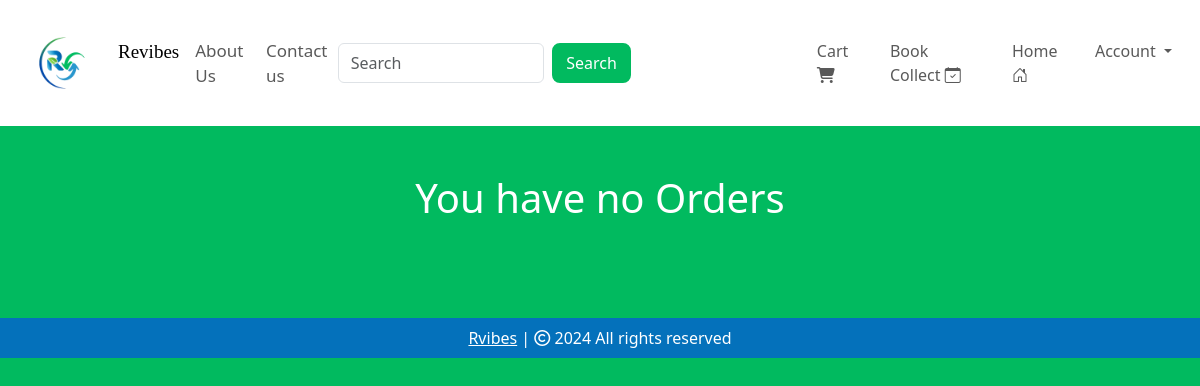
The app's page /orders (signed in), older data.
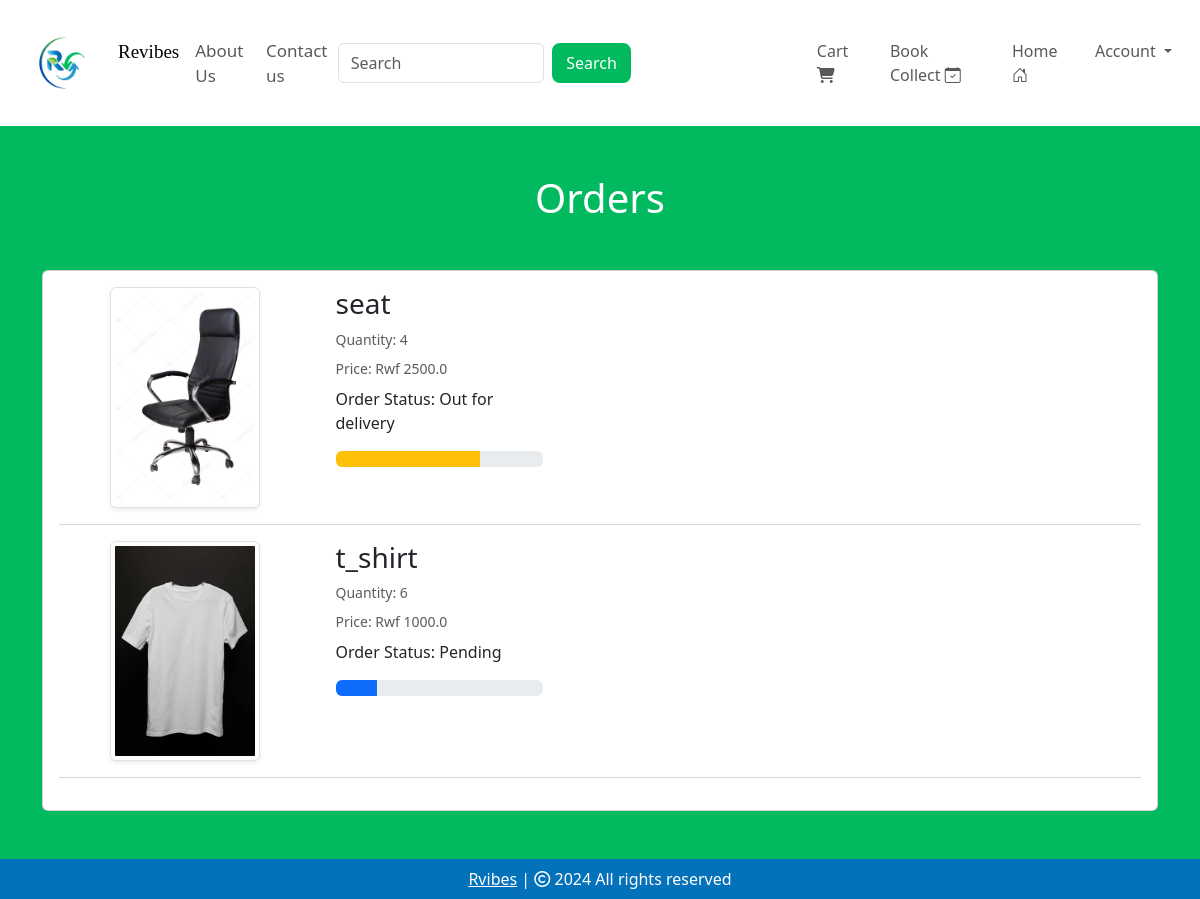
The same page, newer data.
### website/models.py (models this page shows, shortened)
class Order(db.Model):
    id = db.Column(db.Integer, primary_key=True)
    quantity = db.Column(db.Integer, nullable=False)
    price = db.Column(db.Float, nullable=False)
    status = db.Column(db.String(100), nullable=False)
    customer_link = db.Column(db.Integer, db.ForeignKey('customer.id'), nullable=False)
    product_link = db.Column(db.Integer, db.ForeignKey('product.id'), nullable=False)
    customer = db.relationship('Customer', backref='orders')

class Product(db.Model):
    id= db.Column(db.Integer, primary_key=True)
    product_name = db.Column(db.String(100), nullable=False)
    current_price = db.Column(db.Float, nullable=False)
    previous_price = db.Column(db.Float, nullable=False)
    in_stock = db.Column(db.Integer, nullable=False)
    product_picture = db.Column(db.String(1000), nullable=False)
    flash_sale = db.Column(db.Boolean, default=False)
    date_added = db.Column(db.DateTime, default=datetime.utcnow)
    carts = db.relationship('Cart', backref=db.backref('product', lazy=True))
    orders = db.relationship('Order', backref=db.backref('product', lazy=True))

### website/views.py (the view)
@views.route('/orders')
@login_required
def order():
    orders = Order.query.filter_by(customer_link=current_user.id).all()
    return render_template('orders.html', orders=orders)

### website/__init__.py (called while the page is built)
def create_app():
    app = Flask(__name__)
    app.config['SECRET_KEY'] = 'vdgdggehddjjdjdn'
    app.config['SQLALCHEMY_DATABASE_URI'] = f'sqlite:///{DB_NAME}'
    db.init_app(app)
    @app.errorhandler(404)
    def page_not_found(error):
        return render_template('404.html')
    login_manager = LoginManager()
    login_manager.init_app(app)
    login_manager.login_view = 'auth.login'
    @login_manager.user_loader
    def load_user(id):
        return Customer.query.get(int(id))
    from .views import views
    from .auth import auth
    from .admin import admin
    from .models import Customer, Cart, Product, Order
    app.register_blueprint(views, url_prefix='/')
    app.register_blueprint(auth, url_prefix='/')
    app.register_blueprint(admin, url_prefix='/')
    with app.app_context():
        create_database()
    return app

### website/templates/orders.html (shortened to what this page needs)
{% extends 'base.html' %}
{% block body %}
<div class="container my-5">
    <div class="row">
        {% if orders %}
        <h1 class="text-center mb-5" style="color: white;">Orders</h1>
        <div class="col-sm-13">
            <div class="card">
                <div class="card-body">
                    {% for item in orders %}
                    <div class="row">
                        <div class="col-sm-3 text-center align-self-center">
                            <img src="{{ item.product.product_picture }}" alt="" class="img-fluid img-thumbnail shadow-sm" height="150px" width="150px">
                        </div>
                        <div class="col-sm-7">
                            <h3>{{ item.product.product_name }}</h3>
                            <p class="mb-2 text-muted small">Quantity: {{ item.quantity }}</p>
                            <p class="mb-2 text-muted small">Price: Rwf {{ item.price }}</p>
                            <div class="col-sm-4">
                                <p>Order Status: {{ item.status }}</p>
                                {% if item.status == 'Pending' %}
                                <div class="progress">
                                    <div class="progress-bar" role="progressbar" style="width: 20%;"  aria-valuenow="20" aria-valuemin="0" aria-valuemax="100"></div>
                                </div>
                                {% elif item.status == 'Accepted' %}
                                <div class="progress">
                                    <div class="progress-bar bg-info" role="progressbar" style="width: 40%;"  aria-valuenow="40" aria-valuemin="0" aria-valuemax="100"></div>
                                </div>
                                {% elif item.status == 'Out for delivery' %}
                                <div class="progress">
                                    <div class="progress-bar bg-warning" role="progressbar" style="width: 70%;"  aria-valuenow="70" aria-valuemin="0" aria-valuemax="100"></div>
                                </div>
                                {% elif item.status == 'Delivered' %}
                                <div class="progress">
                                    <div class="progress-bar bg-success" role="progressbar" style="width: 100%;"  aria-valuenow="100" aria-valuemin="0" aria-valuemax="100"></div>
                                </div>
                                {% elif item.status == 'Canceled' %}
                                <div class="progress">
                                    <div class="progress-bar bg-danger" role="progressbar" style="width: 100%;"  aria-valuenow="100" aria-valuemin="0" aria-valuemax="100"></div>
                                </div>
                                {% endif %}
                            </div>
                        </div>
                    </div>
                    <hr class="text-muted">
                    {% endfor %}
                </div>
            </div>
        </div>
        {% else %}
        <h1 class="text-center mb-5" style="color: white;">You have no Orders</h1>
        {% endif %}
    </div>
</div>
{% endblock %}

### website/templates/base.html (shortened to what this page needs)
<!DOCTYPE html>
<html lang="en">
<head>
    <link rel="stylesheet" href="https://cdnjs.cloudflare.com/ajax/libs/font-awesome/6.6.0/css/all.min.css"/>
    <link rel="stylesheet" href="https://cdnjs.cloudflare.com/ajax/libs/bootstrap-icons/1.11.3/font/bootstrap-icons.min.css" />
    <link rel="stylesheet" href="{{ url_for('static', filename='css/all.min.css') }}">
    <link rel="stylesheet" href="{{ url_for('static', filename='css/bootstrap.min.css') }}">
    <link rel="stylesheet" href="{{ url_for('static', filename='css/style.css') }}">
</head>
<body style="background-color: #01ba5f;">
     <nav class="navbar navbar-expand-lg" style="background-color: white;">
        <div class="container-fluid">
          <a class="navbar-brand" href="#" style="color: #01ba5f; font-size: 30px; margin-right: -2px;">
            <div class="logo">
                <img src="static/images/logo.png" alt="logo">
            </div>
          </a>
          <div class="collapse navbar-collapse" id="navbarSupportedContent">
            <ul class="navbar-nav me-auto mb-2 mb-lg-0">
              <li class="nav-item">
                <a class="nav-link active" aria-current="page" href="/" style="font-family: cursive; font-size: 19px;">Revibes</a>
              </li>
              <li class="nav-item">
                <a class="nav-link text-grey" href="#" style="font-size: 17px;">About Us</a>
              </li>
              <li class="nav-item">
                <a class="nav-link text-grey" href="#" style="font-size: 17px;">Contact us</a>
              </li>
            </ul>
            <form class="d-flex" role="search" action="/search" style="margin-right: 170px;" method="POST">
              <input class="form-control me-2" name="search" type="search" placeholder="Search" aria-label="Search">
              <button class="btn" type="submit">Search</button>
            </form>
          </div>
          <ul class="navbar-nav me-auto mb-2 mb-lg-0">
            <li class="nav-item mx-2" id="items">
              {% if cart | length < 1 %}
              <a class="nav-link text-grey" href="/cart"> Cart
                <i class="fa-solid fa-cart-shopping"></i>
              </a>
              {% else %}
              <a class="nav-link text-grey" href="/cart"><span class="badge bg-success"></span> Cart
                <i class="bi bi-{{ cart | length }}-square-fill"></i>
              </a>
              {% endif %}
            </li>
            <li class="nav-item mx-2" id="items">
              <a class="nav-link text-grey" href="/booking"> Book Collect
                <i class="bi bi-calendar-check"></i>
              </a>
            </li>
            <li class="nav-item mx-2" id="items">
              <a class="nav-link text-grey" href="/"> Home
                <i class="bi bi-house-door"></i>
              </a>
            </li>
            <li class="nav-item dropdown mx-2">
              <a class="nav-link dropdown-toggle text-grey" href="#" role="button", id="profileDropdown"
              data-bs-toggle="dropdown" aria-hidden="false">
                Account
              </a>
            </li>
          </ul>
        </div>
      </nav>
      {% block body %}
      {% endblock %}
      <footer class="container-fluid  text-center p-2 mt-5" style="background-color: #0471bb; color: white;">
        <a href="https://bit.ly/DondouAbiyi" style="color: white;">Rvibes</a> | <span>
          <i class="fa-sharp fa-regular fa-copyright"></i></span> 2024 All rights reserved
      </footer>
</body>
</html>

### website/static/css/style.css (style rules this page uses)
.d-flex .btn { background: #01ba5f; border: 2px solid #01ba5f; border-radius: 8px; color: #fff; }
.logo { display: flex; align-items:flex-start; justify-content: flex-start; }
.logo img { height: 100px; width: auto; }

Row changes from the older to the newer data that the page shows:
added Order: product.product_picture (picture), product.product_name "seat", quantity "4", price "2500.0", status "Out for delivery"
added Order: product.product_picture (picture), product.product_name "t_shirt", quantity "6", price "1000.0", status "Pending"
Text that changed along with them:
text no longer shown: "You have no Orders"
text now shown: "Orders"
